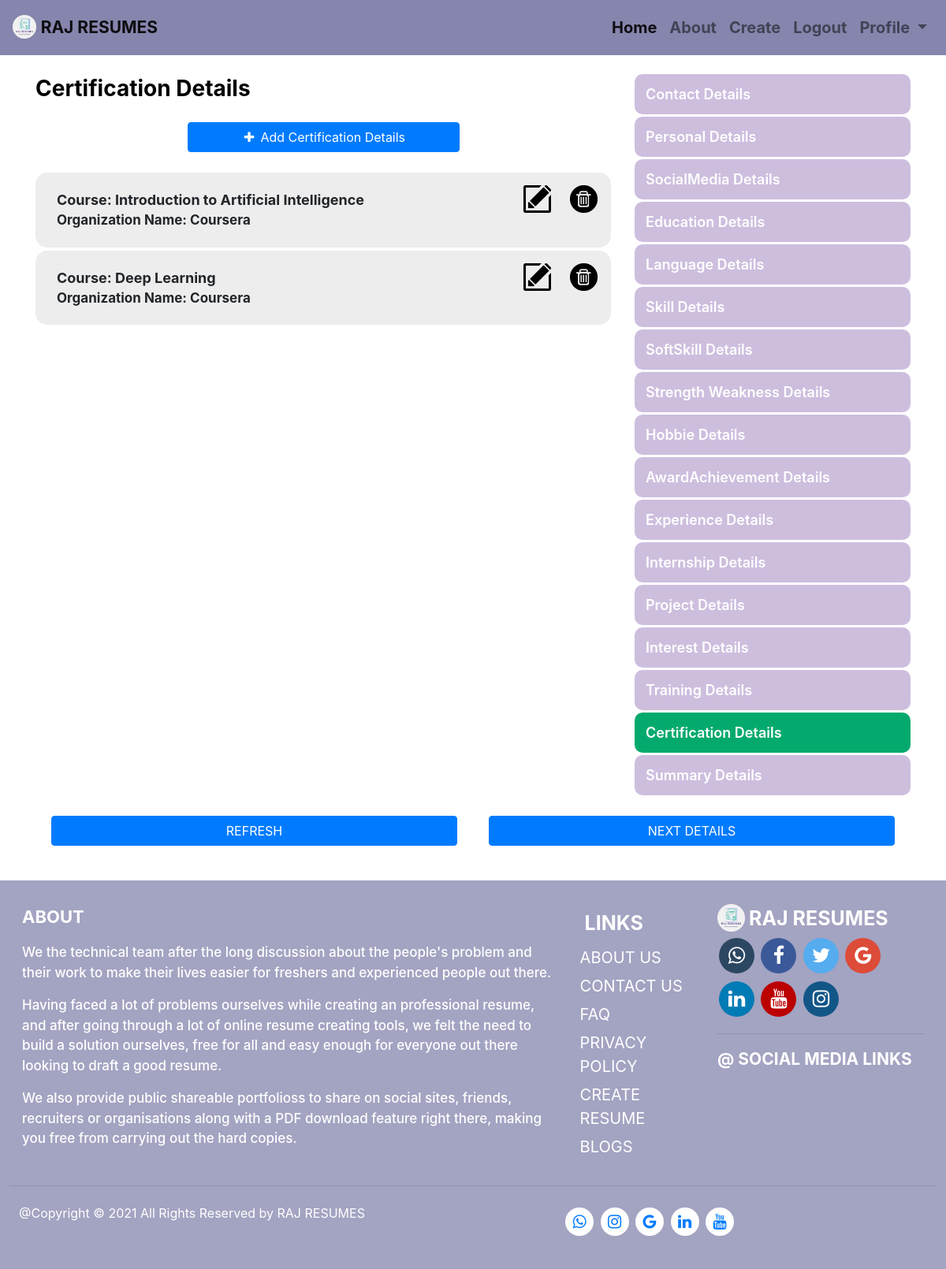
Page /MyResume/Experience/CertificationDetails/AddCertifications/ (signed in) on the committed database.
### resumes/models.py (models this page shows, shortened)
class CertificationDetails(models.Model):
    TRAINING_CHOICES=(('ONLINE','ONLINE'),('OFFLINE',"OFFLINE"))
    user = models.ForeignKey(User, on_delete=models.CASCADE)
    Certification_Type=models.CharField(max_length=100,choices=TRAINING_CHOICES,help_text='Enter Training Type')
    Certify_Country=models.CharField(max_length=300,help_text='Enter your Training Country',blank=True)
    Certify_State=models.CharField(max_length=200,help_text='Enter Training State',blank=True)
    Certify_City=models.CharField(max_length=100,help_text='Enter your Training City',blank=True)
    Certify_ZipCode=models.CharField(max_length=100,help_text='Enter ZipCode',blank=True)
    Certify_Org_Name=models.CharField(max_length=500,help_text='Enter Training organization Name')
    Certify_Course_Name=models.CharField(max_length=200,help_text='Enter Training Course')
    Certify_startDate=models.DateField(help_text='Training Start Date')
    Certify_EndDate=models.DateField(help_text='Training End Date')
    Certify_Description=models.TextField(help_text='Enter Training Description')

### resumes/views.py (the view, shortened to what this page needs)
# urls.py: path('Experience/CertificationDetails/AddCertifications/',views.ExpAddCertificationDetailView,name='AddExpCertifications'),
@login_required(login_url='MyResume/login')
def ExpAddCertificationDetailView(request):
    CertifyDet=CertificationDetails.objects.filter(user=request.user).all()
    form=CertificationDetailForm()
    return render(request, 'resumes/AddExpDetails/AddCertificationDetails.html',{'CertifyDet':CertifyDet,'form':form})

### resumes/templates/resumes/AddExpDetails/AddCertificationDetails.html (shortened to what this page needs)
{% load static %}{%load crispy_forms_tags %}
<html>
<head>
    <link rel="stylesheet" href="https://cdn.jsdelivr.net/npm/bootstrap@4.6.0/dist/css/bootstrap.min.css">
    <link rel="stylesheet" href="https://cdnjs.cloudflare.com/ajax/libs/font-awesome/4.7.0/css/font-awesome.min.css">
    <link rel="stylesheet" href="{% static 'AllStyles/ListStyling.css' %}">
    <link rel='stylesheet' href="{% static 'AllStyles/Modal-Styling.css' %}">
    <link rel='stylesheet' href="{% static 'AllStyles/BtnGroup.css' %}">
</head>
<body>
    {% include 'resumes/AllTemplates/Navbar.html' %}
    <div class="Content-sty">
        <div class="container">
            <div class='row'>
                <div id='Obj-Detail' class='col-lg-8 col-md-7'>
                    <div class='display-container'>
                        <div class='Model-Form-Detail'>
                            <div class='Modal-Heading'>Certification Details</div>
                            <div class='Add-Modal-Details'>
                                <button onclick="document.getElementById('PopUp-Form').style.display='block'" class="btn btn-primary AddBtn-Sty"><i class='fa fa-plus'></i> Add Certification Details</button>
                            </div>
                            <div class='Obj-Modal-Content'>
                                {% for Cdet in CertifyDet %}
                                <div class='Obj-Content'>
                                    <div class='row'>
                                        <div class='col-lg-10 col-md-8 col-sm-8 col-8'>
                                            <div class='Obj-content-sty'>
                                                <div class='ldet'>Course: {{Cdet.Certify_Course_Name}}</div>
                                                <div class='sub-ldet'>Organization Name: {{Cdet.Certify_Org_Name}}</div>
                                            </div>
                                        </div>
                                        <div class='col-lg-1 col-md-2 col-sm-2 col-2'>
                                            <a href="{% url 'resumes:Edit-ExpCertifications' Cdet.id %}"><img class='Icon-Sty' src="\media\Icons\Edit-Icon.png"></a>
                                        </div>
                                        <div class='col-lg-1 col-md-2 col-sm-2 col-2'>
                                            <a href="{% url 'resumes:ExpDeleteCertificationDetails' Cdet.id %}"><img class='Icon-Sty' src="\media\Icons\Delete-Icon.png"></a>
                                        </div>
                                    </div>
                                </div>
                                {% endfor %}
                            </div>
                        </div>
                    </div>
                </div>
                <div id='Link-List-Menu' class='col-lg-4 col-md-5 col-sm-12'>
                    <div class='row-sty'>
                        <div class='Link-Menu'>
                            <div class="Vertical-Menu">
                                <a href="{% url 'resumes:Exp-ContactDetails' %}" class='a-sty'>Contact Details</a>
                                <a href="{% url 'resumes:Exp-PersonalDetails' %}" class='a-sty'>Personal Details</a>
                                <a href="{% url 'resumes:Exp-SocialMediaDetails' %}" class='a-sty'>SocialMedia Details</a>
                                <a href="{% url 'resumes:Exp-EducationDetails' %}" class='a-sty'>Education Details</a>
                                <a href="{% url 'resumes:Exp-LanguageDetails' %}" class='a-sty'>Language Details</a>
                                <a href="{% url 'resumes:Exp-SkillDetails' %}" class='a-sty'>Skill Details</a>
                                <a href="{% url 'resumes:Exp-SoftSkillDetails' %}" class='a-sty'>SoftSkill Details</a>
                                <a href="{% url 'resumes:Exp-StrengthWeakness' %}" class='a-sty'>Strength Weakness Details</a>
                                <a href="{% url 'resumes:Exp-HobbieDetails' %}" class='a-sty'>Hobbie Details</a>
                                <a href="{% url 'resumes:Exp-ActivityAchievements' %}" class='a-sty'>AwardAchievement Details</a>
                                <a href="{% url 'resumes:Exp-ExperienceDetails' %}" class='a-sty'>Experience Details</a>
                                <a href="{% url 'resumes:Exp-InternshipDetails' %}" class='a-sty'>Internship Details</a>
                                <a href="{% url 'resumes:Exp-ProjectDetails' %}" class='a-sty'>Project Details</a>
                                <a href="{% url 'resumes:Exp-InterestDetails' %}" class='a-sty'>Interest Details</a>
                                <a href="{% url 'resumes:Exp-TrainingDetails' %}" class='a-sty'>Training Details</a>
                                <a href="{% url 'resumes:Exp-CertificationDetails' %}" class='active a-sty'>Certification Details</a>
                                <a href="{% url 'resumes:Exp-SummaryDetails' %}" class='a-sty'>Summary Details</a>
                            </div>
                        </div>
                    </div>
                </div>
            </div>
            <div class='Btn-Position'>
                <div class='Btn-Left'><a href="{% url 'resumes:AddExpCertifications' %}"><button class='btn btn-primary btn-sty btn-l'>REFRESH</button></a></div>
                <div class='Btn-Right'><a href="{% url 'resumes:Exp-SummaryDetails' %}"><button class='btn btn-primary btn-sty btn-r'>NEXT DETAILS</button></a></div>
            </div>
        </div>
    </div>
    {% include 'resumes/AllTemplates/Footer.html' %}
</body>
</html>

### resumes/static/AllStyles/ListStyling.css (style rules this page uses)
.Vertical-Menu { width: 100%; }
.Vertical-Menu a { width: 100%; display: block; padding: 12px 14px; font-size: 18px; border-radius: 10px; font-weight: 600; background-color: #cdbede; margin: 3px 0px; text-decoration: none; color: white; }
.Vertical-Menu a.active { background-color: #04AA6D; }
.btn-sty { width: 100%; margin: 2px 0px; }
.AddBtn-Sty { font-size: 18px; }
.btn-sty { min-width: 50%; margin: 3px 0px; }

### resumes/static/AllStyles/Modal-Styling.css (style rules this page uses)
.AddBtn-Sty { min-width: 50%; font-size: 18px; }
.fa { font-size: 32px; }
.fa { width: 20px; }
.Modal-Heading { color: black; font-size: 28px; font-weight: 700; }
.ldet { font-size: 18px; font-weight: 700; }
.sub-ldet { font-size: 17px; font-weight: 650; }
.Icon-sty { width: 35px; }
.Obj-Content { padding: 16px 22px; margin: 4px 0px; background-color: #ededed; border-radius: 15px; }
.Obj-content-sty { padding: 5px; }
.Add-Modal-Details { padding: 22px 20px; display: flex; justify-content: center; align-items: center; }

### resumes/static/AllStyles/BtnGroup.css (style rules this page uses)
.content-sty { margin: 15px 0px; }
.btn-sty { min-width: 50%; }
.btn-left { float: left; padding: 20px; min-width: 50%; }
.btn-right { float: right; padding: 20px; min-width: 50%; }

### resumes/templates/resumes/AddExpDetails/AddCertificationDetails.html (style rules this page uses)
* { box-sizing: border-box; }

### resumes/templates/resumes/AllTemplates/Footer.html (style rules this page uses)
* { box-sizing: border-box; }
.Footer-Content, .Content-Sty { display: flex; flex-wrap: wrap; }
.Content-Sty { padding: 6px 12px; }

### rows in the picture
CertificationDetails: Certify_Course_Name "Introduction to Artificial Intelligence", Certify_Org_Name "Coursera"
CertificationDetails: Certify_Course_Name "Deep Learning", Certify_Org_Name "Coursera"
